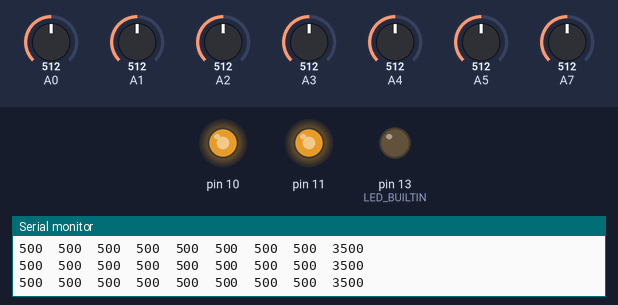
A sketch run on a simulated Arduino Uno, built with avr-gcc and run on an emulated ATmega328P. Shown: output pins drawn as LEDs (lit = HIGH), the last lines printed to the serial monitor. Inputs (shaded band) come from the test bench; at power-on: A1 = 512, A2 = 512, A7 = 512, A0 = 512, A3 = 512, A4 = 512, A5 = 512.

Above: at 6.7 s.
6.8 s: A1 set to 716
At 7.5 s:
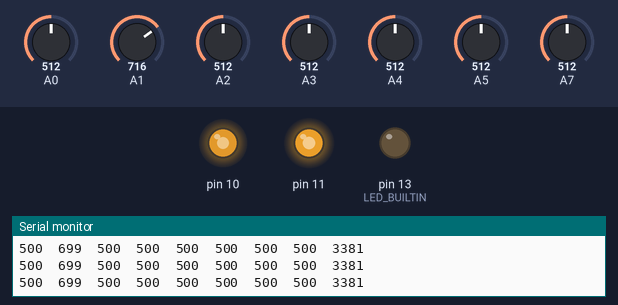
8.3 s: A2 set to 30
At 8.7 s:
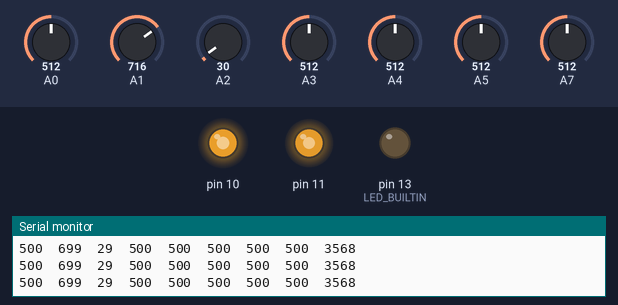
9.8 s: A7 set to 30
At 11.0 s:
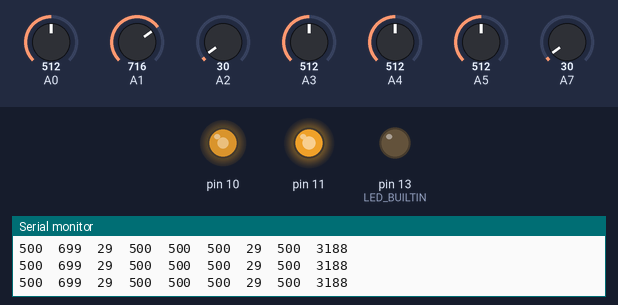
11.3 s: A1 set to 30
At 11.9 s:
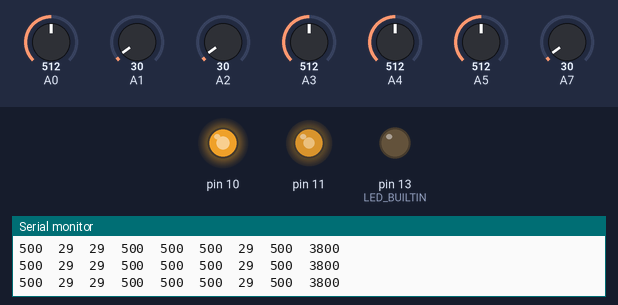
12.8 s: A0 set to 108
At 14.2 s:
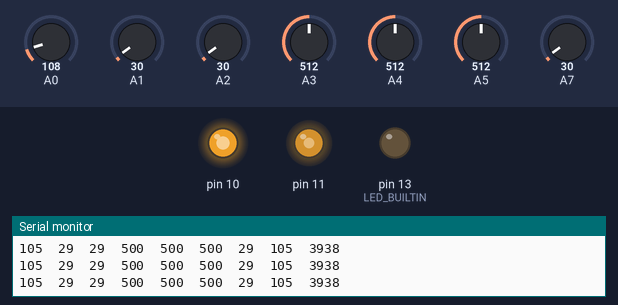
15.8 s: A0 set to 93
At 16.9 s:
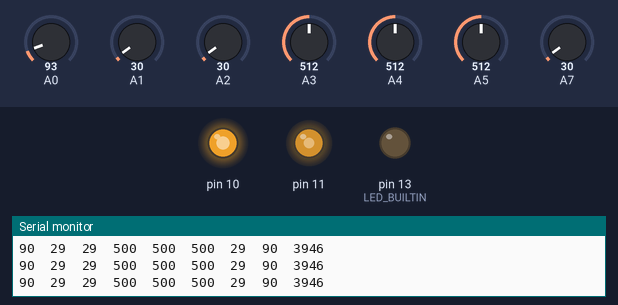
Timing chart, 0 to 18.8 s (numbered marks = the images above; inputs shaded):
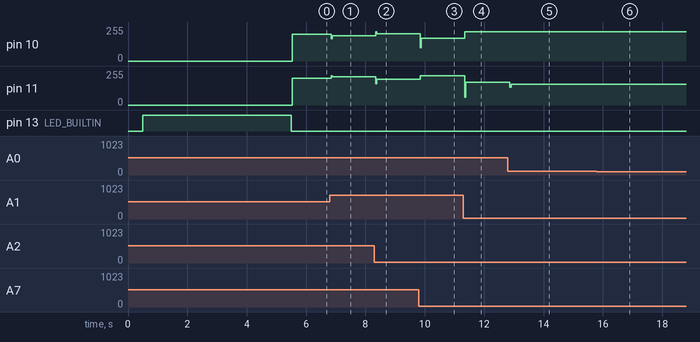

Measured:
- after the input at 6.8 s, pin 10: 200/255 → 189/255 at once; pin 11: 200/255 → 211/255 at once
- after the input at 8.3 s, pin 10: 189/255 → 206/255 at once; pin 11: 211/255 → 194/255 at once
- after the input at 9.8 s, pin 10: 206/255 → 169/255 at once; pin 11: 194/255 → 220/255 at once
- after the input at 11.3 s, pin 10: 169/255 → 220/255 at once; pin 11: 220/255 → 170/255 at once
- after the input at 12.8 s, pin 11: 170/255 → 157/255 after 0.07 s
- after the input at 15.8 s, pin 11: 157/255 → 156/255 after 0.05 s

The sketch:

PID_Line_follow.ino
```cpp
//Code by Sagnic Basu from The Technovator youtube channel on youtube. Subscribe today!
#include <QTRSensors.h>
QTRSensors qtr;
// Line Sensor Properties

const uint8_t SensorCount = 8;
uint16_t sensorValues[SensorCount];

// PID Properties
const double KP = 0.1;
const double KD = 0.18;
double lastError = 0;
const int GOAL = 3500;
const int MAX_SPEED = 220;
const int BASE_SPEED = 200;


void setup() {

qtr.setTypeAnalog();
  qtr.setSensorPins((const uint8_t[]){A0, A1, A2, A3, A4, A5, 7,8 }, SensorCount);
  qtr.setEmitterPin(2);

  // Initialize line sensor array
  delay(500);
  pinMode(LED_BUILTIN, OUTPUT);
  digitalWrite(LED_BUILTIN, HIGH);
  for (uint16_t i = 0; i < 200; i++)
  {
    qtr.calibrate();
  }
  digitalWrite(LED_BUILTIN, LOW); // turn off Arduino's LED to indicate we are through with calibration
  Serial.begin(9600);
}

void loop() {

  // Get line position
  uint16_t position = qtr.readLineBlack(sensorValues);

  for (uint8_t i = 0; i < SensorCount; i++)
  {
    Serial.print(sensorValues[i]);
    Serial.print('\t');
  }
  Serial.println(position);
  delay(20);
  // Compute error from line
  int error = GOAL - (position);

  // Compute motor adjustment
  int adjustment = KP*error + KD*(error - lastError);

  // Store error for next increment
  lastError = error;

  // Adjust motors
   analogWrite(10,(constrain(BASE_SPEED - adjustment, 0, MAX_SPEED)));
   analogWrite(11,(constrain(BASE_SPEED + adjustment, 0, MAX_SPEED)));

}
```
